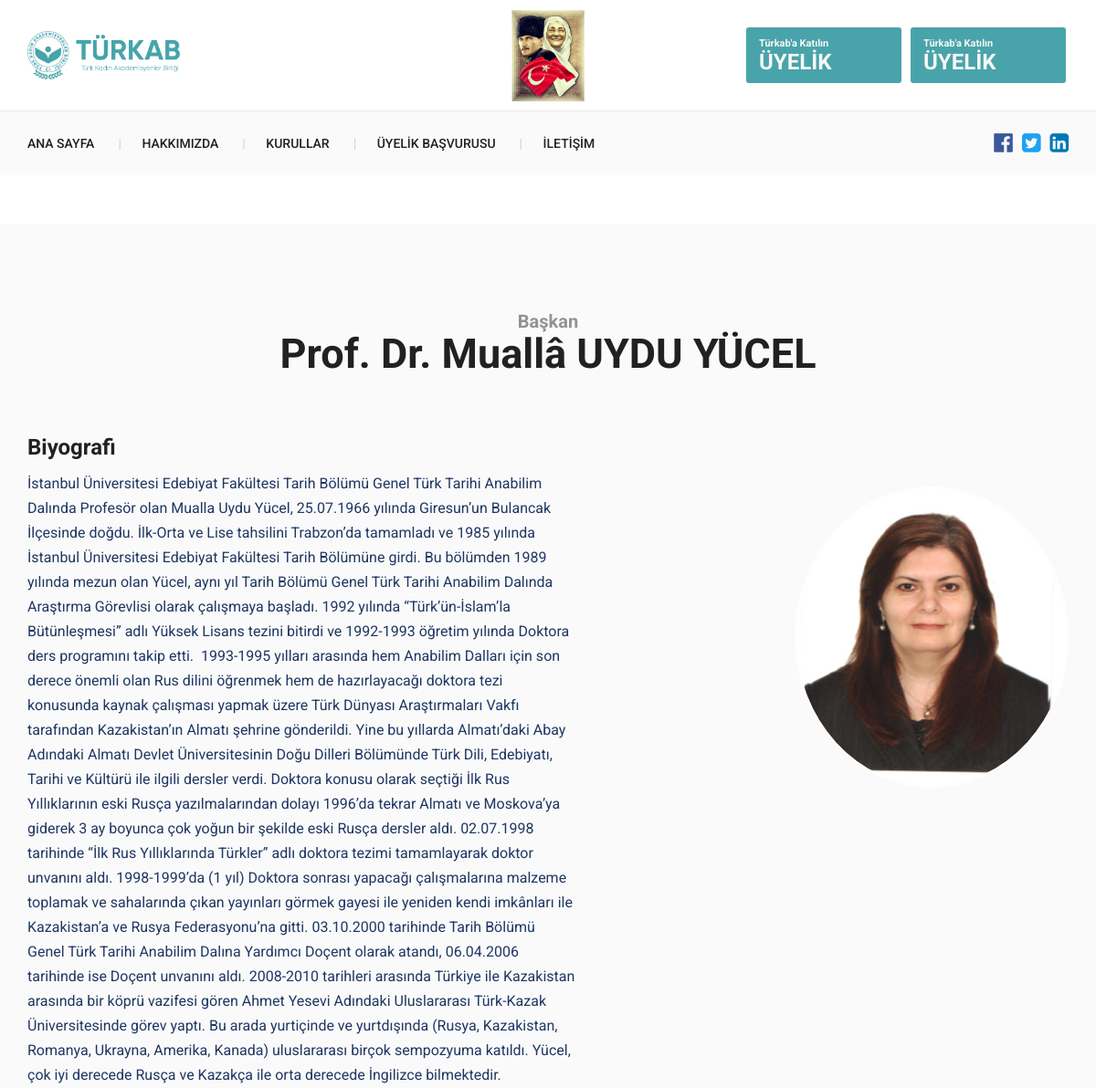
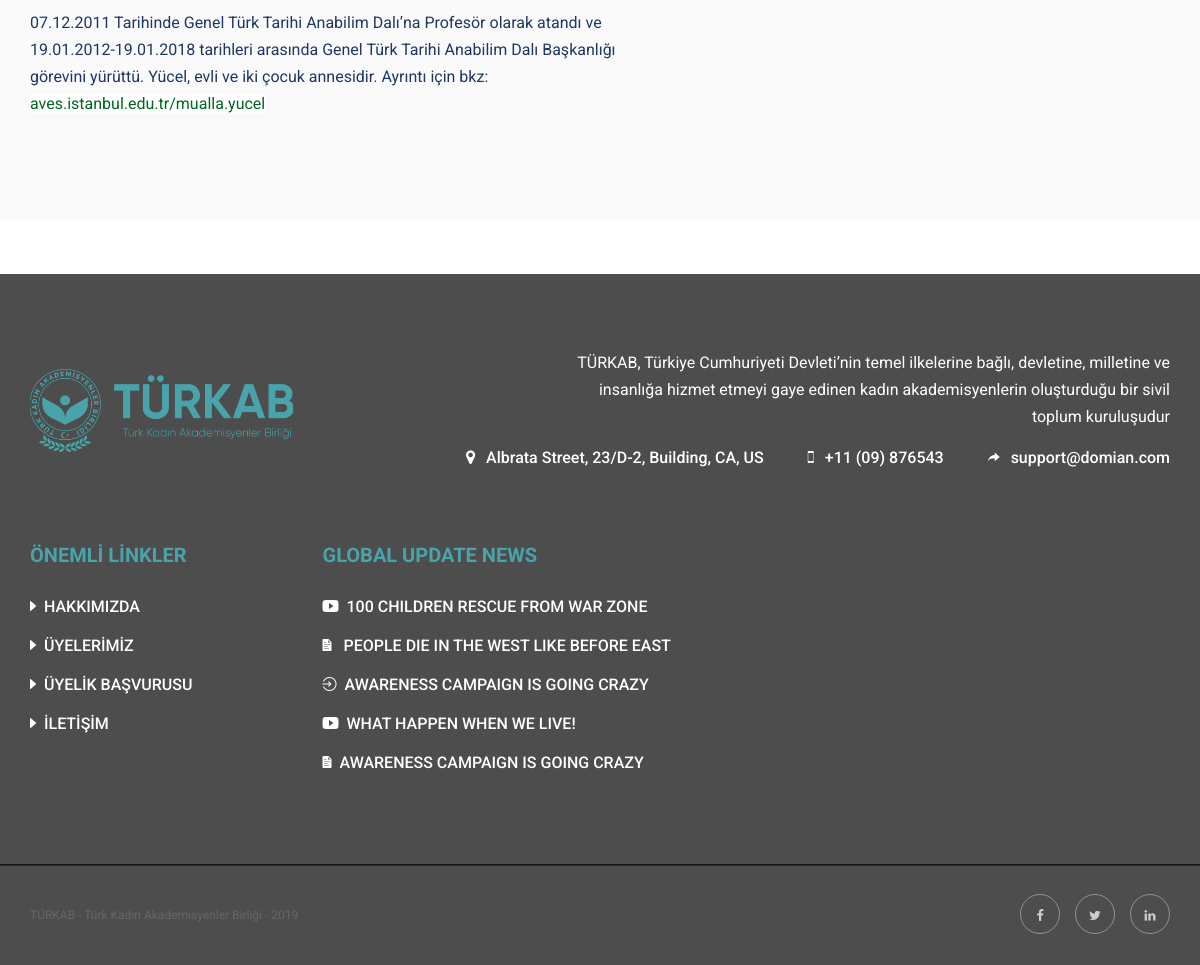
Screenshot of /uye/prof-dr-mualla-uydu-yucel with the database file from the repository (2 pictures, top to bottom).
### mainapp/models.py (models this page shows, shortened)
class Uye(models.Model):
    uye_name = models.CharField(('Üye Adı'), max_length=150)
    uye_kidem = models.CharField(('Üye Kıdemi'), max_length= 150)
    uye_bio = RichTextField(('Üye Biografisi'))
    uye_slug = models.SlugField(unique= True)
    uye_resim = models.ImageField(('Üye Resmi 300x300px'), null= True)
    uye_yk_durum = models.BooleanField(('Yönetim Kurulu Üyesi'), default=False)
    uye_order = models.IntegerField(('Üye Gösterim Sıralaması'), default= 1)
    class Meta:
        ordering = ('uye_order',)
        verbose_name= 'Üye'
        verbose_name_plural= 'Üyeler'

### mainapp/views.py (the view)
# urls.py: path('uye/<slug:uyeslug>', uyedetail, name="uyedetail"),
def uyedetail(request, uyeslug):
    uye = Uye.objects.filter(uye_slug = uyeslug)
    uye = uye[0]
    kurullarUst = Kurul.objects.filter(kurul_ustkurul__isnull = True)
    kurullarAlt = Kurul.objects.filter(kurul_ustkurul__isnull = False)
    return render(request, 'mainapp/uyedetail.html', { 'uye' : uye, 'kurullarUst' : kurullarUst, 'kurullarAlt' : kurullarAlt})

### mainapp/templates/mainapp/uyedetail.html
{% extends 'mainapp/components/layout.html' %}
{% load static %}
{% block body %}
<br><br>
<section class="urgent-causes-area ash-white-bg">
    <div class="container">
        <div class="section-heading section-padding pdb55">
            <h2><span> Başkan</span> {{ uye.uye_name }} </h2>
        </div>
        <div class="row">
            <div class="col-lg-7">
                <div class="urgent-causes">
                    <h3>Biyografi </h3>
                    <p>
                        {{ uye.uye_bio | safe }}
                    </p>
                </div>
            </div>
            <div class="col-lg-5">
                <div class="urgent-causes-image">
                    <div class="images big-image">
                        <img src="{{ uye.uye_resim.url }}" class="img-responsive img-circle" alt="causes">
                    </div>
                </div>
            </div>
        </div>
    </div>
</section>
<br><br>
{% endblock %}

### rows the page displays
Uye: uye_name "Prof. Dr. Muallâ UYDU YÜCEL", uye_bio "İstanbul Üniversitesi Edebiyat Fakültesi Tarih Bölümü Genel Türk Tarihi Anabilim Dalında Profesör olan Mualla Uydu Yücel, 25.07.1966 yılında Giresun’un Bulancak İlçesinde doğdu. İlk-Orta ve Lise tahsilini Trabzon’da tamamladı ve 1985 yılında İstanbul Üniversitesi Edebiyat Fakültesi Tarih Bölümüne girdi. Bu bölümden 1989 yılında mezun olan Yücel, aynı yıl Tarih Bölümü Genel Türk Tarihi Anabilim Dalında Araştırma Görevlisi olarak çalışmaya başladı. 1992 yılında “Türk’ün-İslam’la Bütünleşmesi” adlı Yüksek Lisans tezini bitirdi ve 1992-1993 öğretim yılında Doktora ders programını takip etti. 1993-1995 yılları arasında hem Anabilim Dalları için son derece önemli olan Rus dilini öğrenmek hem de…", uye_resim (picture)
